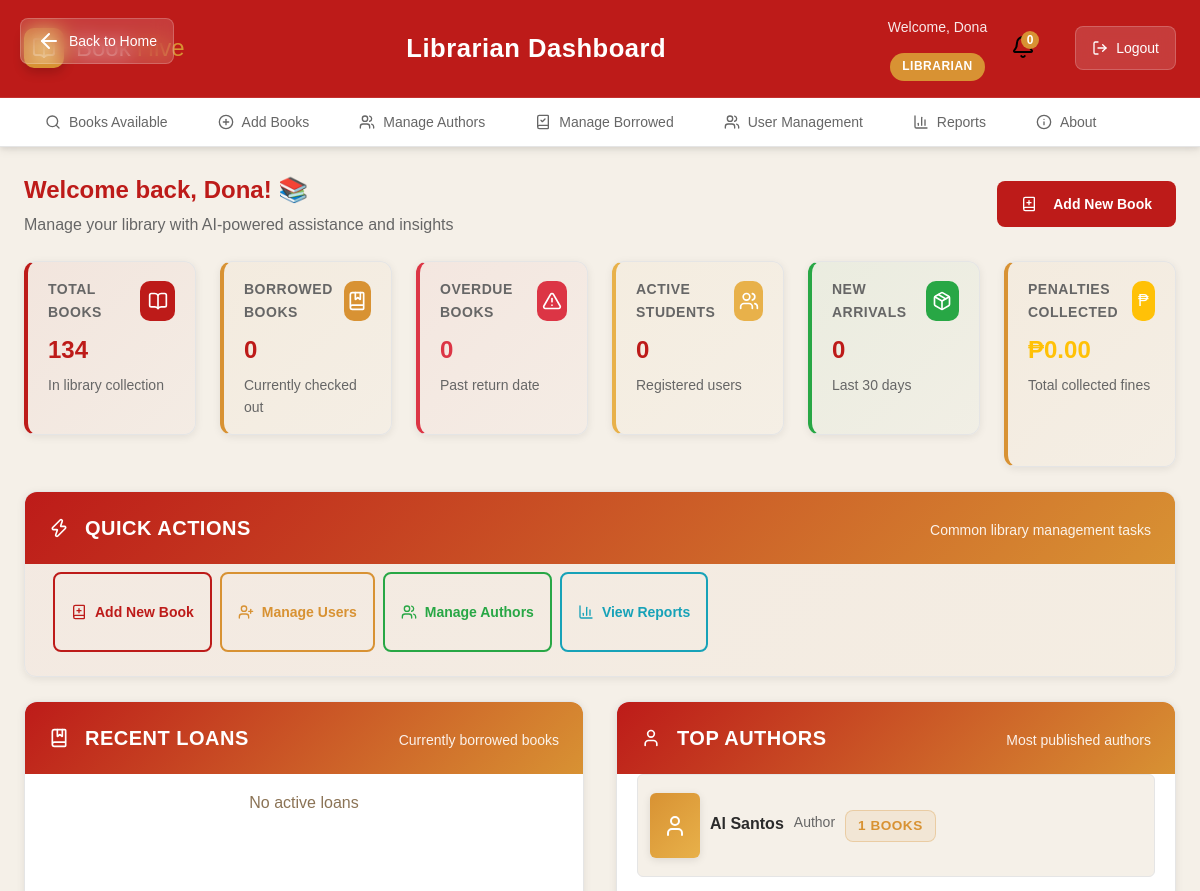
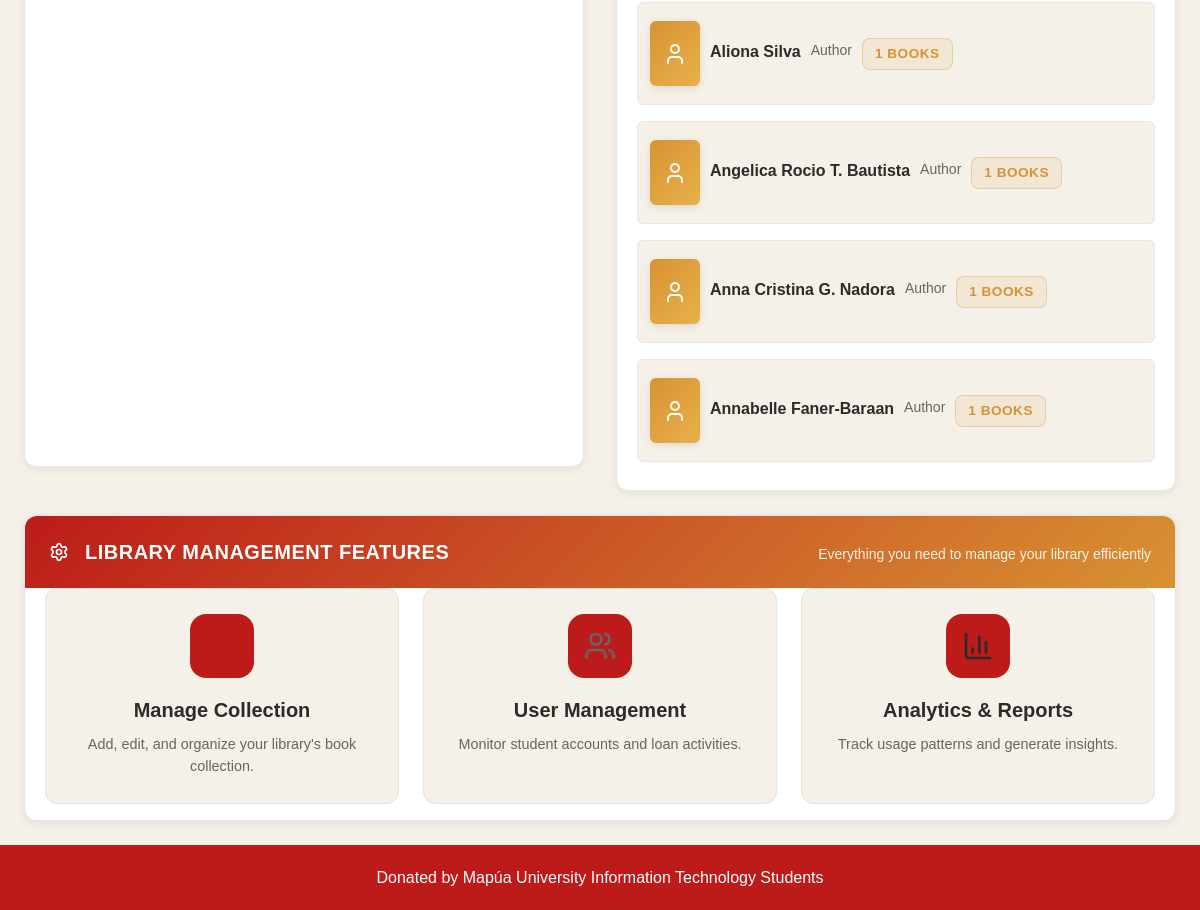
Page /librarian_dashboard.php (signed in) on the committed database (2 pictures, top to bottom).
### tables this page shows
CREATE TABLE `authors` (
  `author_id` int(11) NOT NULL,
  `author_name` varchar(100) NOT NULL,
  `biography` text DEFAULT NULL,
  `created_at` timestamp NOT NULL DEFAULT current_timestamp()
);

### librarian_dashboard.php (the view, shortened to what this page needs)
<?php
require_once 'header.php';
$full_name = $_SESSION['full_name'] ?? $_SESSION['username'];
$total_books = $conn->query("SELECT COUNT(*) FROM books")->fetch_row()[0];
$borrowed_books = $conn->query("SELECT COUNT(*) FROM loans WHERE status = 'borrowed'")->fetch_row()[0];
$overdue_books = $conn->query("SELECT COUNT(*) FROM loans WHERE status = 'overdue'")->fetch_row()[0];
$active_users = $conn->query("SELECT COUNT(*) FROM users WHERE role = 'student'")->fetch_row()[0];
$new_arrivals = $conn->query("SELECT COUNT(*) FROM books WHERE date_added >= CURDATE() - INTERVAL 30 DAY")->fetch_row()[0];
$total_penalties_collected = $conn->query("SELECT SUM(amount) FROM penalties WHERE status = 'paid'")->fetch_row()[0] ?? 0;
$current_loans = [];
$authors = [];
$sql_authors = "SELECT a.author_id, a.author_name, a.biography, COUNT(b.book_id) AS books_count
                FROM authors a
                LEFT JOIN books b ON a.author_id = b.author_id
                GROUP BY a.author_id
                ORDER BY a.author_name ASC";
if ($result_authors = $conn->query($sql_authors)) {
    while ($row = $result_authors->fetch_assoc()) {
        $authors[] = $row;
    }
}
?>
<!DOCTYPE html>
<html lang="en">
<head>
</head>
<body class="min-h-screen bg-background">
    <div class="dashboard-container">
        <main class="p-6 space-y-6">
            <div class="flex items-center justify-between">
                <div>
                    <h1 class="text-3xl font-bold text-primary mb-2">Welcome back, <?php echo htmlspecialchars(explode(' ', $full_name)[0]); ?>! 📚</h1>
                    <p class="text-secondary text-lg">
                        Manage your library with AI-powered assistance and insights
                    </p>
                </div>
                <a href="manage_books.php" class="btn btn-info">
                    <i data-lucide="book-plus" class="w-4 h-4 mr-2"></i>
                    Add New Book
                </a>
            </div>
            <div class="grid gap-6 md:grid-cols-6">
                <div class="card stat-card-1">
                    <div class="card-header">
                        <div class="card-title">Total Books</div>
                        <div class="w-10 h-10 bg-primary rounded-xl flex items-center justify-center">
                            <i data-lucide="book-open" class="h-5 w-5 text-white"></i>
                        </div>
                    </div>
                    <div class="card-content">
                        <div class="text-3xl font-bold text-primary mb-1"><?php echo $total_books; ?></div>
                        <p class="text-sm text-secondary">In library collection</p>
                    </div>
                </div>
                <div class="card stat-card-2">
                    <div class="card-header">
                        <div class="card-title">Borrowed Books</div>
                        <div class="w-10 h-10 bg-secondary rounded-xl flex items-center justify-center">
                            <i data-lucide="book-marked" class="h-5 w-5 text-white"></i>
                        </div>
                    </div>
                    <div class="card-content">
                        <div class="text-3xl font-bold text-primary mb-1"><?php echo $borrowed_books; ?></div>
                        <p class="text-sm text-secondary">Currently checked out</p>
                    </div>
                </div>
                <div class="card stat-card-4">
                    <div class="card-header">
                        <div class="card-title">Overdue Books</div>
                        <div class="w-10 h-10 bg-danger rounded-xl flex items-center justify-center">
                            <i data-lucide="alert-triangle" class="h-5 w-5 text-white"></i>
                        </div>
                    </div>
                    <div class="card-content">
                        <div class="text-3xl font-bold text-danger mb-1"><?php echo $overdue_books; ?></div>
                        <p class="text-sm text-secondary">Past return date</p>
                    </div>
                </div>
                <div class="card stat-card-3">
                    <div class="card-header">
                        <div class="card-title">Active Students</div>
                        <div class="w-10 h-10 bg-accent rounded-xl flex items-center justify-center">
                            <i data-lucide="users" class="h-5 w-5 text-white"></i>
                        </div>
                    </div>
                    <div class="card-content">
                        <div class="text-3xl font-bold text-primary mb-1"><?php echo $active_users; ?></div>
                        <p class="text-sm text-secondary">Registered users</p>
                    </div>
                </div>
                <div class="card stat-card-5">
                    <div class="card-header">
                        <div class="card-title">New Arrivals</div>
                        <div class="w-10 h-10 bg-success rounded-xl flex items-center justify-center">
                            <i data-lucide="package" class="h-5 w-5 text-white"></i>
                        </div>
                    </div>
                    <div class="card-content">
                        <div class="text-3xl font-bold text-primary mb-1"><?php echo $new_arrivals; ?></div>
                        <p class="text-sm text-secondary">Last 30 days</p>
                    </div>
                </div>
                <div class="card stat-card-2">
                    <div class="card-header">
                        <div class="card-title">Penalties Collected</div>
                        <div class="w-10 h-10 bg-warning rounded-xl flex items-center justify-center">
                            <span class="text-white font-bold text-lg">₱</span>
                        </div>
                    </div>
                    <div class="card-content">
                        <div class="text-3xl font-bold text-warning mb-1">
                            ₱<?php echo number_format($total_penalties_collected, 2); ?>
                        </div>
                        <p class="text-sm text-secondary">Total collected fines</p>
                    </div>
                </div>
            </div>
            <div class="section-card quick-actions">
                <div class="card-header bg-gradient-to-r">
                    <div class="card-title text-xl flex items-center">
                        <i data-lucide="zap" class="w-5 h-5 mr-2"></i>
                        Quick Actions
                    </div>
                    <div class="card-description">Common library management tasks</div>
                </div>
                <div class="card-content">
                    <div class="action-buttons">
                        <a href="add_book.php" class="action-btn action-btn-search">
                            <i data-lucide="book-plus" class="w-4 h-4"></i>
                            Add New Book
                        </a>
                        <a href="user_management.php" class="action-btn action-btn-ai">
                            <i data-lucide="user-plus" class="w-4 h-4"></i>
                            Manage Users
                        </a>
                        <a href="authors.php" class="action-btn action-btn-loans">
                            <i data-lucide="users" class="w-4 h-4"></i>
                            Manage Authors
                        </a>
                        <a href="reports.php" class="action-btn action-btn-history">
                            <i data-lucide="bar-chart-3" class="w-4 h-4"></i>
                            View Reports
                        </a>
                    </div>
                </div>
            </div>
            <div class="grid gap-8 md:grid-cols-2">
                <div class="section-card">
                    <div class="card-header bg-gradient-to-r">
                        <div class="card-title text-xl flex items-center">
                            <i data-lucide="book-marked" class="w-5 h-5 mr-2"></i>
                            Recent Loans
                        </div>
                        <div class="card-description">Currently borrowed books</div>
                    </div>
                    <div class="card-content">
                        <div class="space-y-4">
                            <?php if (!empty($current_loans)): ?>
                                <?php foreach (array_slice($current_loans, 0, 5) as $loan): ?>
                                    <div class="book-item">
                                        <div class="book-cover">
                                            <i data-lucide="book-open" class="w-6 h-6 text-white"></i>
                                        </div>
                                        <div class="book-info">
                                            <div class="book-title"><?php echo htmlspecialchars($loan['title']); ?></div>
                                            <div class="book-author"><?php echo htmlspecialchars($loan['student_name']); ?></div>
                                            <div class="book-meta">
                                                <div class="meta-item">
                                                    <i data-lucide="calendar" class="w-3 h-3"></i>
                                                    <span>Due: <?php echo htmlspecialchars($loan['due_date']); ?></span>
                                                </div>
                                                <?php if ($loan['status'] === 'overdue'): ?>
                                                    <span class="status-badge badge-overdue">Overdue</span>
                                                <?php else: ?>
                                                    <span class="status-badge badge-available">Borrowed</span>
                                                <?php endif; ?>
                                            </div>
                                        </div>
                                    </div>
                                <?php endforeach; ?>
                            <?php else: ?>
                                <p class="text-center text-muted-foreground py-4">
                                    No active loans
                                </p>
                            <?php endif; ?>
                        </div>
                    </div>
                </div>
                <div class="section-card">
                    <div class="card-header bg-gradient-to-r">
                        <div class="card-title text-xl flex items-center">
                            <i data-lucide="user" class="w-5 h-5 mr-2"></i>
                            Top Authors
                        </div>
                        <div class="card-description">Most published authors</div>
                    </div>
                    <div class="card-content">
                        <div class="space-y-4">
                            <?php if (!empty($authors)): ?>
                                <?php foreach (array_slice($authors, 0, 5) as $author): ?>
                                    <div class="book-item">
                                        <div class="book-cover">
                                            <i data-lucide="user" class="w-6 h-6 text-white"></i>
                                        </div>
                                        <div class="book-info">
                                            <div class="book-title"><?php echo htmlspecialchars($author['author_name']); ?></div>
                                            <div class="book-author">Author</div>
                                            <div class="book-meta">
                                                <span class="status-badge badge-category">
                                                    <?php echo $author['books_count']; ?> books
                                                </span>
                                            </div>
                                        </div>
                                    </div>
                                <?php endforeach; ?>
                            <?php else: ?>
                                <p class="text-center text-muted-foreground py-4">
                                    No authors found
                                </p>
                            <?php endif; ?>
                        </div>
                    </div>
                </div>
            </div>
            <div class="section-card">
                <div class="card-header bg-gradient-to-r">
                    <div class="card-title text-xl flex items-center">
                        <i data-lucide="settings" class="w-5 h-5 mr-2"></i>
                        Library Management Features
                    </div>
                    <div class="card-description">Everything you need to manage your library efficiently</div>
                </div>
                <div class="card-content">
                    <div class="grid md:grid-cols-3 gap-6">
                        <div class="feature-card text-center p-6 rounded-lg border border-border hover:shadow-lg transition-all duration-300">
                            <div class="w-16 h-16 bg-primary/10 rounded-2xl mx-auto mb-4 flex items-center justify-center">
                                <i data-lucide="book-open" class="w-8 h-8 text-primary"></i>
                            </div>
                            <h3 class="text-xl font-semibold mb-2">Manage Collection</h3>
                            <p class="text-foreground/70">Add, edit, and organize your library's book collection.</p>
                        </div>
                        <div class="feature-card text-center p-6 rounded-lg border border-border hover:shadow-lg transition-all duration-300">
                            <div class="w-16 h-16 bg-secondary/10 rounded-2xl mx-auto mb-4 flex items-center justify-center">
                                <i data-lucide="users" class="w-8 h-8 text-secondary"></i>
                            </div>
                            <h3 class="text-xl font-semibold mb-2">User Management</h3>
                            <p class="text-foreground/70">Monitor student accounts and loan activities.</p>
                        </div>
                        <div class="feature-card text-center p-6 rounded-lg border border-border hover:shadow-lg transition-all duration-300">
                            <div class="w-16 h-16 bg-accent/10 rounded-2xl mx-auto mb-4 flex items-center justify-center">
                                <i data-lucide="bar-chart-3" class="w-8 h-8 text-accent"></i>
                            </div>
                            <h3 class="text-xl font-semibold mb-2">Analytics & Reports</h3>
                            <p class="text-foreground/70">Track usage patterns and generate insights.</p>
                        </div>
                    </div>
                </div>
            </div>
        </main>
    </div>
</body>
</html>
<?php
require_once 'footer.php';
?>

### rows in the picture
authors: author_name "Al Santos", books_count "1"
authors: author_name "Aliona Silva", books_count "1"
authors: author_name "Angelica Rocio T. Bautista", books_count "1"
authors: author_name "Anna Cristina G. Nadora", books_count "1"
authors: author_name "Annabelle Faner-Baraan", books_count "1"

### other values in the picture
$current_role "Librarian"
explode(' ', $full_name)[0] "Dona"
$current_role "LIBRARIAN"
$total_books "134"
$borrowed_books "0"
$overdue_books "0"
$active_users "0"
$new_arrivals "0"
$total_penalties_collected "0.00"
